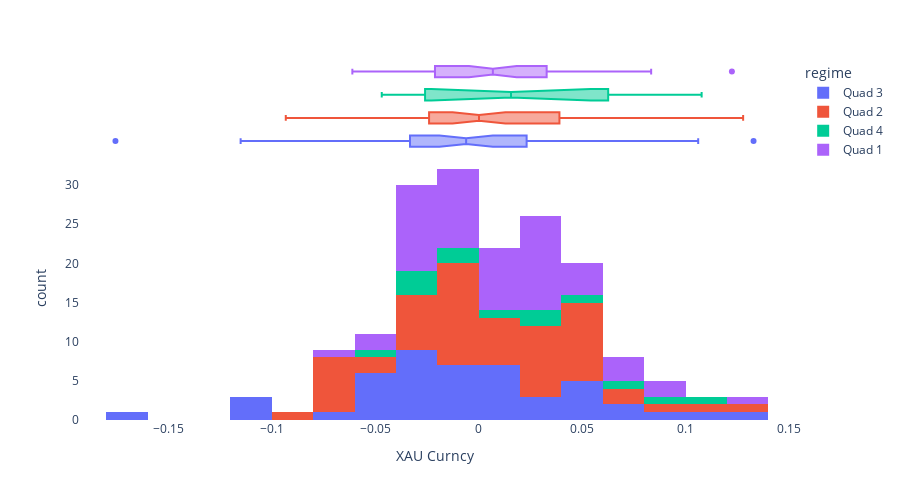

Notebook source saved alongside this figure:
### Code cell
# Plot asset returns conditional on regime
fig_dic = {}

for a in assets: 
    fig = px.histogram(ret_df, x=a, color="regime",
                   marginal="box", # or violin, rug
                   nbins=30,
                   )
    fig.update_layout(height=500, paper_bgcolor="rgba(0,0,0,0)", plot_bgcolor="rgba(0,0,0,0)")
    fig_dic[a] = fig
    
fig.show()

### Figure 1 — Plotly figure (JSON) as saved in the notebook; plotly's stock layout.template omitted (floating-point values rounded to 4 significant figures)
{"data": [{"alignmentgroup": "True", "bingroup": "x", "hovertemplate": "regime=Quad 3<br>XAU Curncy=%{x}<br>count=%{y}<extra></extra>", "legendgroup": "Quad 3", "marker": {"color": "#636efa", "pattern": {"shape": ""}}, "name": "Quad 3", "nbinsx": 30, "offsetgroup": "Quad 3", "orientation": "v", "showlegend": true, "type": "histogram", "x": [-0.05856, 0.02122, 0.05252, -0.1756, 0.1328, 0.01834, 0.08758, -0.01757, -0.1151, 0.06201, 0.01224, -0.1035, 0.1061, -0.005205, -0.03122, -0.002602, -0.05828, 0.01954, 0.01144, 0.04711, 0.04752, -0.02985, -0.002542, -0.0226, -0.008185, -0.04879, 0.01018, -0.07859, -0.05718, -0.1104, 0.05975, 0.06648, -0.04551, -0.00609, -0.05312, -0.02976, 0.005113, -0.03388, 0.007694, 0.05619, 0.02524, 0.02379, -0.02444, -0.02686, -0.01951, -0.02432, -0.02815], "xaxis": "x", "yaxis": "y"}, {"alignmentgroup": "True", "hovertemplate": "regime=Quad 3<br>XAU Curncy=%{x}<extra></extra>", "legendgroup": "Quad 3", "marker": {"color": "#636efa"}, "name": "Quad 3", "notched": true, "offsetgroup": "Quad 3", "showlegend": false, "type": "box", "x": [-0.05856, 0.02122, 0.05252, -0.1756, 0.1328, 0.01834, 0.08758, -0.01757, -0.1151, 0.06201, 0.01224, -0.1035, 0.1061, -0.005205, -0.03122, -0.002602, -0.05828, 0.01954, 0.01144, 0.04711, 0.04752, -0.02985, -0.002542, -0.0226, -0.008185, -0.04879, 0.01018, -0.07859, -0.05718, -0.1104, 0.05975, 0.06648, -0.04551, -0.00609, -0.05312, -0.02976, 0.005113, -0.03388, 0.007694, 0.05619, 0.02524, 0.02379, -0.02444, -0.02686, -0.01951, -0.02432, -0.02815], "xaxis": "x2", "yaxis": "y2"}, {"alignmentgroup": "True", "bingroup": "x", "hovertemplate": "regime=Quad 2<br>XAU Curncy=%{x}<br>count=%{y}<extra></extra>", "legendgroup": "Quad 2", "marker": {"color": "#EF553B", "pattern": {"shape": ""}}, "name": "Quad 2", "nbinsx": 30, "offsetgroup": "Quad 2", "orientation": "v", "showlegend": true, "type": "histogram", "x": [0.04306, -0.006637, -0.09327, -0.06369, -0.01588, 0.03366, -0.002774, 0.05791, 0.03174, 0.02367, -0.05928, 0.0559, -0.02051, 0.0813, 0.1278, 0.05495, -0.02736, 0.00393, -0.01413, -0.06642, 0.0346, -0.0166, 0.02441, -0.06824, -0.001861, 0.05274, 0.1018, 0.0003003, 0.04957, -0.0608, 0.005886, -0.032, -0.07758, -0.02335, 0.05498, 0.03782, -0.005707, 0.01527, 0.001246, 0.04019, 0.04357, -0.002184, -0.03753, -0.01006, -0.0536, 0.06538, -0.02466, -0.06149, -0.0127, 0.03336, 0.07779, -0.07052, 0.02365, -7.166e-05, -0.03075, 0.01428, -0.005058, 0.03091, -0.0176, 0.05691], "xaxis": "x", "yaxis": "y"}, {"alignmentgroup": "True", "hovertemplate": "regime=Quad 2<br>XAU Curncy=%{x}<extra></extra>", "legendgroup": "Quad 2", "marker": {"color": "#EF553B"}, "name": "Quad 2", "notched": true, "offsetgroup": "Quad 2", "showlegend": false, "type": "box", "x": [0.04306, -0.006637, -0.09327, -0.06369, -0.01588, 0.03366, -0.002774, 0.05791, 0.03174, 0.02367, -0.05928, 0.0559, -0.02051, 0.0813, 0.1278, 0.05495, -0.02736, 0.00393, -0.01413, -0.06642, 0.0346, -0.0166, 0.02441, -0.06824, -0.001861, 0.05274, 0.1018, 0.0003003, 0.04957, -0.0608, 0.005886, -0.032, -0.07758, -0.02335, 0.05498, 0.03782, -0.005707, 0.01527, 0.001246, 0.04019, 0.04357, -0.002184, -0.03753, -0.01006, -0.0536, 0.06538, -0.02466, -0.06149, -0.0127, 0.03336, 0.07779, -0.07052, 0.02365, -7.166e-05, -0.03075, 0.01428, -0.005058, 0.03091, -0.0176, 0.05691], "xaxis": "x2", "yaxis": "y2"}, {"alignmentgroup": "True", "bingroup": "x", "hovertemplate": "regime=Quad 4<br>XAU Curncy=%{x}<br>count=%{y}<extra></extra>", "legendgroup": "Quad 4", "marker": {"color": "#00cc96", "pattern": {"shape": ""}}, "name": "Quad 4", "nbinsx": 30, "offsetgroup": "Quad 4", "orientation": "v", "showlegend": true, "type": "histogram", "x": [0.07063, 0.05988, 0.0156, -0.02379, -0.03473, 0.09888, -0.04689, 0.02581, -0.003208, 0.03087, 0.1077, -0.002004, -0.0324], "xaxis": "x", "yaxis": "y"}, {"alignmentgroup": "True", "hovertemplate": "regime=Quad 4<br>XAU Curncy=%{x}<extra></extra>", "legendgroup": "Quad 4", "marker": {"color": "#00cc96"}, "name": "Quad 4", "notched": true, "offsetgroup": "Quad 4", "showlegend": false, "type": "box", "x": [0.07063, 0.05988, 0.0156, -0.02379, -0.03473, 0.09888, -0.04689, 0.02581, -0.003208, 0.03087, 0.1077, -0.002004, -0.0324], "xaxis": "x2", "yaxis": "y2"}, {"alignmentgroup": "True", "bingroup": "x", "hovertemplate": "regime=Quad 1<br>XAU Curncy=%{x}<br>count=%{y}<extra></extra>", "legendgroup": "Quad 1", "marker": {"color": "#ab63fa", "pattern": {"shape": ""}}, "name": "Quad 1", "nbinsx": 30, "offsetgroup": "Quad 1", "orientation": "v", "showlegend": true, "type": "histogram", "x": [0.05958, 0.03756, 0.1224, 0.02074, -0.04887, 0.05711, 0.04738, 0.03961, 0.02143, -0.03858, 0.03283, 0.06576, -0.0611, -0.02956, -0.00474, 0.01763, 0.08067, -0.055, -0.02415, -0.002061, 0.007736, 0.08334, 0.02671, -0.0319, -0.02225, 0.02117, 0.03869, -0.02825, -0.007353, 0.001086, 0.02444, 0.02839, -0.01528, 0.004669, -0.006277, -0.01158, -0.03788, -0.02116, -0.02119, -0.006333, 0.01746, 0.005918, 0.05003, 0.03159, -0.005121, -0.01742, -0.006786, 0.01712, 0.07964, 0.01068, 0.06723, -0.03278, 0.02847, -0.03203], "xaxis": "x", "yaxis": "y"}, {"alignmentgroup": "True", "hovertemplate": "regime=Quad 1<br>XAU Curncy=%{x}<extra></extra>", "legendgroup": "Quad 1", "marker": {"color": "#ab63fa"}, "name": "Quad 1", "notched": true, "offsetgroup": "Quad 1", "showlegend": false, "type": "box", "x": [0.05958, 0.03756, 0.1224, 0.02074, -0.04887, 0.05711, 0.04738, 0.03961, 0.02143, -0.03858, 0.03283, 0.06576, -0.0611, -0.02956, -0.00474, 0.01763, 0.08067, -0.055, -0.02415, -0.002061, 0.007736, 0.08334, 0.02671, -0.0319, -0.02225, 0.02117, 0.03869, -0.02825, -0.007353, 0.001086, 0.02444, 0.02839, -0.01528, 0.004669, -0.006277, -0.01158, -0.03788, -0.02116, -0.02119, -0.006333, 0.01746, 0.005918, 0.05003, 0.03159, -0.005121, -0.01742, -0.006786, 0.01712, 0.07964, 0.01068, 0.06723, -0.03278, 0.02847, -0.03203], "xaxis": "x2", "yaxis": "y2"}], "layout": {"barmode": "relative", "height": 500, "legend": {"title": {"text": "regime"}, "tracegroupgap": 0}, "margin": {"t": 60}, "paper_bgcolor": "rgba(0,0,0,0)", "plot_bgcolor": "rgba(0,0,0,0)", "xaxis": {"anchor": "y", "domain": [0, 1], "title": {"text": "XAU Curncy"}}, "xaxis2": {"anchor": "y2", "domain": [0, 1], "matches": "x", "showgrid": true, "showticklabels": false}, "yaxis": {"anchor": "x", "domain": [0, 0.7326], "title": {"text": "count"}}, "yaxis2": {"anchor": "x2", "domain": [0.7426, 1], "matches": "y2", "showgrid": false, "showline": false, "showticklabels": false, "ticks": ""}}}
